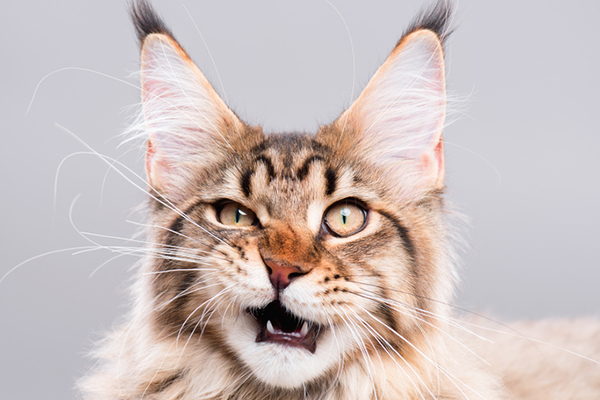
#> input picture cat.jpg, 600 x 400 px
$ python sobel.py   (older library calls are emulated)
#> lines starting #> are read from the running program, lines starting #| are printed output that depends on the picture; after the words box and inside, x2 and y2 are one past the last pixel; in counts of white or black regions, pixels touching at a corner belong together
import cv2

photo = cv2.imread("cat.jpg", cv2.IMREAD_GRAYSCALE)
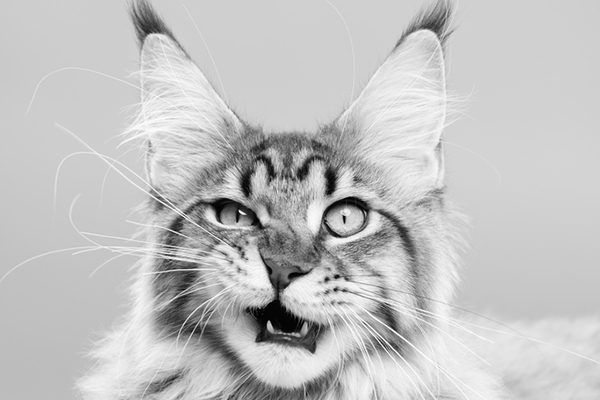
#> photo: shape (400, 600); min 0, max 255, mean 194

X = cv2.Sobel(photo, cv2.CV_64F, 1, 0,ksize=5)
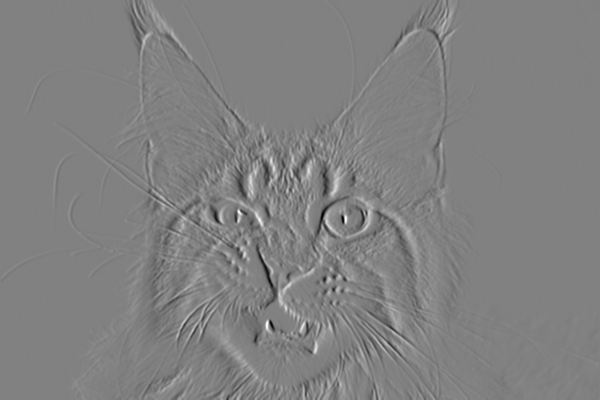
#> X: shape (400, 600) float64; min -8548, max 8332, mean 2.1; drawn with min black and max white
Y = cv2.Sobel(photo, cv2.CV_64F, 0, 1,ksize=5)
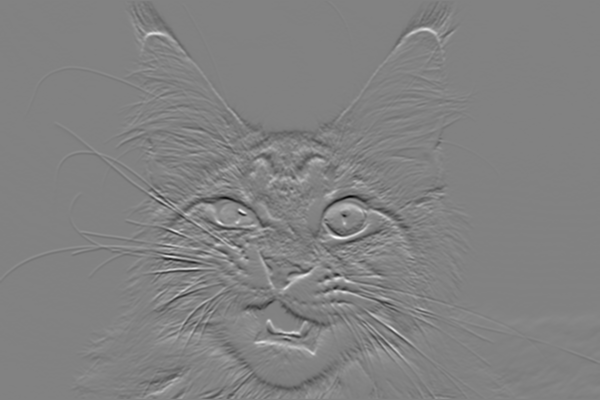
#> Y: shape (400, 600) float64; min -9922, max 9532, mean -5.4; drawn with min black and max white


cv2.imshow("Original", photo)
cv2.imshow("X+Y", X+Y)
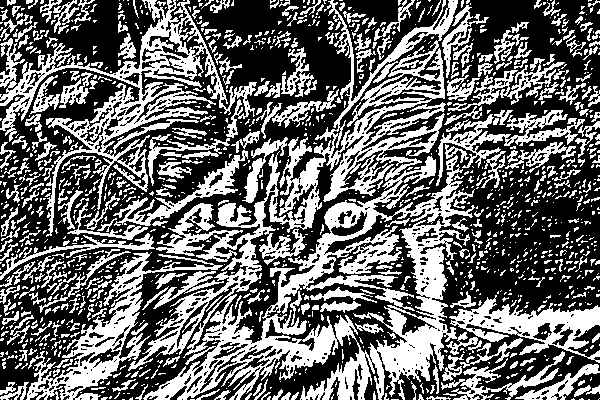
#> window 'X+Y': shape (400, 600); 41.2% white; 1336 white regions (989 under 20 px), largest, box (x1, y1, x2, y2) and area: (128, 0, 475, 400) 37772, (0, 0, 257, 237) 10974, (26, 252, 223, 400) 5285

cv2.waitKey(0)
cv2.destroyAllWindows()
